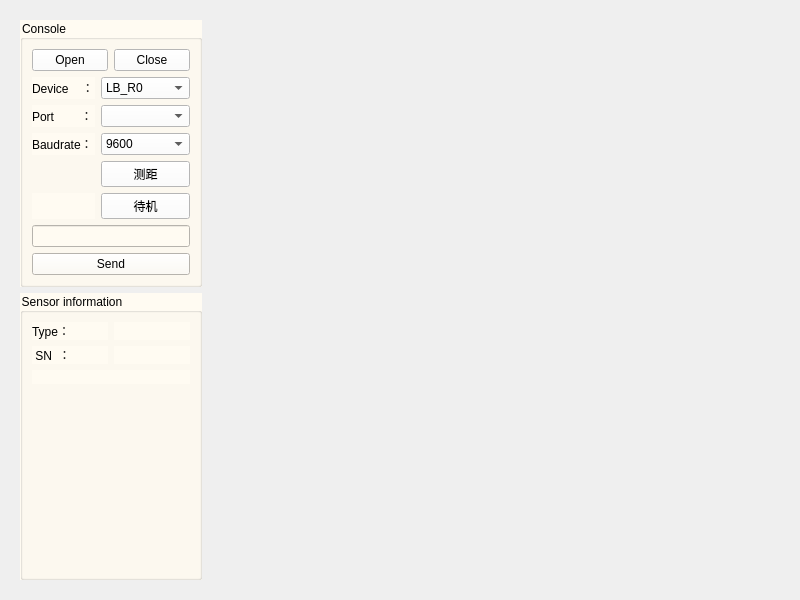
<?xml version="1.0" encoding="UTF-8"?>
<ui version="4.0">
 <class>Widget</class>
 <widget class="QWidget" name="Widget">
  <property name="geometry">
   <rect>
    <x>0</x>
    <y>0</y>
    <width>800</width>
    <height>600</height>
   </rect>
  </property>
  <property name="minimumSize">
   <size>
    <width>450</width>
    <height>400</height>
   </size>
  </property>
  <property name="windowTitle">
   <string>Widget</string>
  </property>
  <property name="styleSheet">
   <string notr="true"/>
  </property>
  <layout class="QGridLayout" name="gridLayout">
   <item row="0" column="0" rowspan="2">
    <widget class="QWidget" name="SCwidget" native="true">
     <property name="maximumSize">
      <size>
       <width>200</width>
       <height>16777215</height>
      </size>
     </property>
     <layout class="QGridLayout" name="gridLayout_2">
      <item row="0" column="0">
       <widget class="QGroupBox" name="Console">
        <property name="styleSheet">
         <string notr="true">background-color: rgb(255, 251, 242);
color: rgb(0, 0, 0);</string>
        </property>
        <property name="title">
         <string>Console</string>
        </property>
        <layout class="QGridLayout" name="gridLayout_4">
         <item row="0" column="0">
          <layout class="QGridLayout" name="gridLayout_Ctrl">
           <item row="0" column="1">
            <widget class="QPushButton" name="Button_Open">
             <property name="styleSheet">
              <string notr="true">color: rgb(0, 0, 0);
background-color: rgb(255, 255, 255);</string>
             </property>
             <property name="text">
              <string>Open</string>
             </property>
            </widget>
           </item>
           <item row="0" column="0">
            <spacer name="horizontalSpacer_OL">
             <property name="orientation">
              <enum>Qt::Orientation::Horizontal</enum>
             </property>
             <property name="sizeHint" stdset="0">
              <size>
               <width>40</width>
               <height>20</height>
              </size>
             </property>
            </spacer>
           </item>
           <item row="0" column="2">
            <widget class="QPushButton" name="Button_Close">
             <property name="styleSheet">
              <string notr="true">color: rgb(0, 0, 0);
background-color: rgb(255, 255, 255);</string>
             </property>
             <property name="text">
              <string>Close</string>
             </property>
            </widget>
           </item>
           <item row="0" column="3">
            <spacer name="horizontalSpacer_CR">
             <property name="orientation">
              <enum>Qt::Orientation::Horizontal</enum>
             </property>
             <property name="sizeHint" stdset="0">
              <size>
               <width>40</width>
               <height>20</height>
              </size>
             </property>
            </spacer>
           </item>
          </layout>
         </item>
         <item row="1" column="0">
          <layout class="QGridLayout" name="gridLayout_V">
           <item row="4" column="1">
            <widget class="QPushButton" name="Button_Standby">
             <property name="styleSheet">
              <string notr="true">color: rgb(0, 0, 0);
background-color: rgb(255, 255, 255);</string>
             </property>
             <property name="text">
              <string>待机</string>
             </property>
            </widget>
           </item>
           <item row="1" column="0">
            <widget class="QLabel" name="label_com">
             <property name="styleSheet">
              <string notr="true">font: 700 9pt &quot;Microsoft YaHei UI&quot;;
color: rgb(0, 0, 0);</string>
             </property>
             <property name="text">
              <string>Port        ：</string>
             </property>
            </widget>
           </item>
           <item row="2" column="1">
            <widget class="QComboBox" name="bandBox">
             <property name="styleSheet">
              <string notr="true">color: rgb(0, 0, 0);
background-color: rgb(255, 255, 255);</string>
             </property>
             <item>
              <property name="text">
               <string>9600</string>
              </property>
             </item>
             <item>
              <property name="text">
               <string>57600</string>
              </property>
             </item>
             <item>
              <property name="text">
               <string>115200</string>
              </property>
             </item>
             <item>
              <property name="text">
               <string>128000</string>
              </property>
             </item>
             <item>
              <property name="text">
               <string>230400</string>
              </property>
             </item>
             <item>
              <property name="text">
               <string>256000</string>
              </property>
             </item>
             <item>
              <property name="text">
               <string>460800</string>
              </property>
             </item>
             <item>
              <property name="text">
               <string>921600</string>
              </property>
             </item>
            </widget>
           </item>
           <item row="0" column="1">
            <widget class="QComboBox" name="DeviceBox">
             <property name="styleSheet">
              <string notr="true">color: rgb(0, 0, 0);
background-color: rgb(255, 255, 255);</string>
             </property>
             <item>
              <property name="text">
               <string>LB_R0</string>
              </property>
             </item>
             <item>
              <property name="text">
               <string>LB_R1</string>
              </property>
             </item>
             <item>
              <property name="text">
               <string>LB_L</string>
              </property>
             </item>
             <item>
              <property name="text">
               <string>LB_LOther</string>
              </property>
             </item>
            </widget>
           </item>
           <item row="4" column="0">
            <widget class="QLabel" name="send_show">
             <property name="styleSheet">
              <string notr="true">color: rgb(0, 0, 0);</string>
             </property>
             <property name="text">
              <string/>
             </property>
            </widget>
           </item>
           <item row="3" column="1">
            <widget class="QPushButton" name="Button_Start">
             <property name="styleSheet">
              <string notr="true">color: rgb(0, 0, 0);
background-color: rgb(255, 255, 255);</string>
             </property>
             <property name="text">
              <string>测距</string>
             </property>
            </widget>
           </item>
           <item row="1" column="1">
            <widget class="QComboBox" name="comBox">
             <property name="styleSheet">
              <string notr="true">color: rgb(0, 0, 0);
background-color: rgb(255, 255, 255);</string>
             </property>
            </widget>
           </item>
           <item row="0" column="0">
            <widget class="QLabel" name="label_device">
             <property name="styleSheet">
              <string notr="true">font: 700 9pt &quot;Microsoft YaHei UI&quot;;
color: rgb(0, 0, 0);</string>
             </property>
             <property name="text">
              <string>Device    ：</string>
             </property>
            </widget>
           </item>
           <item row="2" column="0">
            <widget class="QLabel" name="label_band">
             <property name="styleSheet">
              <string notr="true">font: 700 9pt &quot;Microsoft YaHei UI&quot;;
color: rgb(0, 0, 0);</string>
             </property>
             <property name="text">
              <string>Baudrate：</string>
             </property>
            </widget>
           </item>
          </layout>
         </item>
         <item row="2" column="0">
          <layout class="QVBoxLayout" name="verticalLayout_S">
           <item>
            <widget class="QLineEdit" name="lineEdit_send">
             <property name="toolTip">
              <string>&lt;html&gt;&lt;head/&gt;&lt;body&gt;&lt;p&gt;&lt;span style=&quot; font-size:8pt;&quot;&gt;仅许输入16进制内容&lt;/span&gt;&lt;/p&gt;&lt;p&gt;&lt;span style=&quot; font-size:8pt;&quot;&gt;如: FF FF ... 或 FFFF...&lt;/span&gt;&lt;/p&gt;&lt;/body&gt;&lt;/html&gt;</string>
             </property>
             <property name="styleSheet">
              <string notr="true">color: rgb(0, 0, 0);</string>
             </property>
            </widget>
           </item>
           <item>
            <widget class="QPushButton" name="Button_send">
             <property name="styleSheet">
              <string notr="true">color: rgb(0, 0, 0);</string>
             </property>
             <property name="text">
              <string>Send</string>
             </property>
            </widget>
           </item>
          </layout>
         </item>
        </layout>
       </widget>
      </item>
      <item row="1" column="0">
       <widget class="QGroupBox" name="SensorInf">
        <property name="styleSheet">
         <string notr="true">background-color: rgb(255, 251, 242);
color: rgb(0, 0, 0);</string>
        </property>
        <property name="title">
         <string>Sensor information</string>
        </property>
        <layout class="QGridLayout" name="gridLayout_3">
         <item row="0" column="0">
          <layout class="QGridLayout" name="gridLayout_Type">
           <item row="0" column="1">
            <widget class="QLabel" name="labelTypeText">
             <property name="styleSheet">
              <string notr="true">color: rgb(0, 0, 0);</string>
             </property>
             <property name="text">
              <string/>
             </property>
            </widget>
           </item>
           <item row="0" column="0">
            <widget class="QLabel" name="label_type">
             <property name="styleSheet">
              <string notr="true">color: rgb(0, 0, 0);</string>
             </property>
             <property name="text">
              <string>Type：</string>
             </property>
            </widget>
           </item>
           <item row="1" column="0">
            <widget class="QLabel" name="label_sn">
             <property name="styleSheet">
              <string notr="true">color: rgb(0, 0, 0);</string>
             </property>
             <property name="text">
              <string> SN  ：</string>
             </property>
            </widget>
           </item>
           <item row="1" column="1">
            <widget class="QLabel" name="labelSnText">
             <property name="styleSheet">
              <string notr="true">color: rgb(0, 0, 0);</string>
             </property>
             <property name="text">
              <string/>
             </property>
            </widget>
           </item>
          </layout>
         </item>
         <item row="1" column="0">
          <layout class="QVBoxLayout" name="verticalLayout_openfile">
           <item>
            <widget class="QLabel" name="label_openfile">
             <property name="styleSheet">
              <string notr="true">color: rgb(0, 0, 0);</string>
             </property>
             <property name="text">
              <string/>
             </property>
            </widget>
           </item>
           <item>
            <spacer name="verticalSpacer_openfile">
             <property name="orientation">
              <enum>Qt::Orientation::Vertical</enum>
             </property>
             <property name="sizeHint" stdset="0">
              <size>
               <width>20</width>
               <height>40</height>
              </size>
             </property>
            </spacer>
           </item>
          </layout>
         </item>
        </layout>
       </widget>
      </item>
     </layout>
    </widget>
   </item>
   <item row="0" column="1" rowspan="2">
    <widget class="QWidget" name="RadarScan" native="true">
     <property name="styleSheet">
      <string notr="true">background-color: rgba(255, 255, 255, 0);</string>
     </property>
    </widget>
   </item>
  </layout>
 </widget>
 <resources/>
 <connections/>
</ui>
